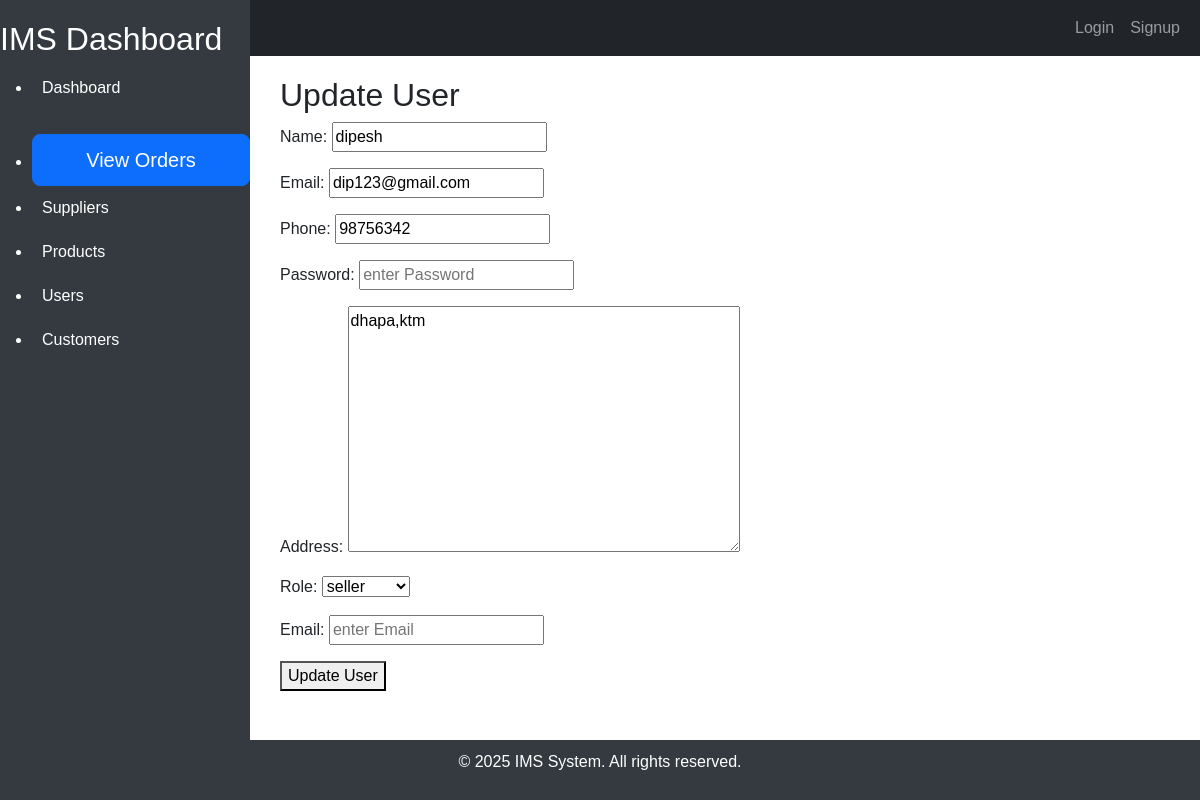
Screenshot of /user/users/1/update/ (signed in) with the database file from the repository.
### user/models.py (models this page shows, shortened)
class User(models.Model):
    id = models.AutoField(primary_key=True)
    name = models.CharField(max_length=100)
    email = models.EmailField(unique=True)
    phone = models.CharField(max_length=15, blank=True, null=True)
    password = models.CharField(max_length=100)
    created_at = models.DateTimeField(auto_now_add=True)
    updated_at = models.DateTimeField(auto_now=True)
    address = models.TextField(blank=True, null=True)
    role = models.ForeignKey(
        Role,
        on_delete=models.SET_NULL,
        null=True,
        blank=True,
        default=None,
    )
    class Meta:
        db_table = 'Users'
        verbose_name = 'User'
        verbose_name_plural = 'Users'

class Role(models.Model):
    name = models.CharField(max_length=50, unique=True)
    class Meta:
        db_table = 'roles'
        verbose_name = 'role'
        verbose_name_plural = 'roles'
    def __str__(self):
        return self.name

### user/views.py (the view)
# urls.py: path('users/<int:pk>/update/', UserUpdateView.as_view(), name='user_update'),
class UserUpdateView(SessionLoginRequiredMixin, UpdateView):
    model = User
    form_class = Userform
    template_name = 'update_user.html'
    success_url = reverse_lazy('user_list')

### user/forms.py
class Userform(forms.ModelForm):
    name = forms.CharField(widget= forms.TextInput(attrs={"placeholder":"enter Name"}), label= "Name",)
    Email = forms.EmailField(widget= forms.EmailInput(attrs={"placeholder":"enter Email"}), label= "Email",)
    password = forms.CharField(widget= forms.PasswordInput(attrs={"placeholder":"enter Password"}), label= "Password",)
    class Meta:
        model = User
        fields = '__all__'

### home/mixins.py (called while the page is built)
    def dispatch(self, request, *args, **kwargs):
        if not request.session.get("user_id"):
            return redirect_to_login(request.get_full_path(), "login")
        return super().dispatch(request, *args, **kwargs)

### user/template/update_user.html (shortened to what this page needs)
{% extends "home/base.html" %}
{% block content %}
   <h2>Update User</h2>
   <form method="post">
    {{ form.as_p }}
    <button type="submit">Update User</button>
   </form>
{% endblock %}

### home/templates/home/base.html (style rules this page uses)
body { font-family: Arial, sans-serif; display: flex; flex-direction: column; min-height: 100vh; }

### rows the page displays
User: name "dipesh", email "dip123@gmail.com", phone "98756342", address "dhapa,ktm", role "seller"
